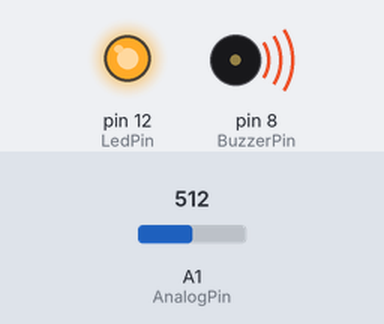
A sketch run on a simulated Arduino Uno, built with avr-gcc and run on an emulated ATmega328P. Shown: output pins drawn as LEDs (lit = HIGH), buzzer (waves = sounding). Inputs (shaded band) come from the test bench; at power-on: A1 (AnalogPin) = 512.

Above: at 1.2 s.
1.3 s: A1 (AnalogPin) set to 1009
2.8 s: A1 (AnalogPin) set to 1019
At 4.0 s:
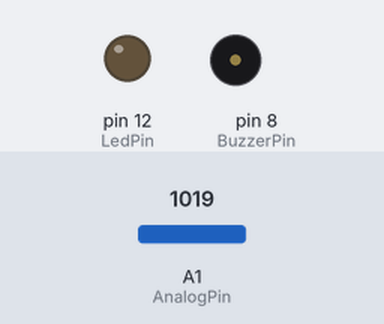
4.3 s: A1 (AnalogPin) set to 900
At 5.3 s:
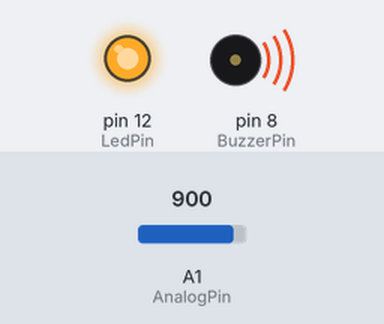
5.8 s: A1 (AnalogPin) set to 1023
At 6.4 s:
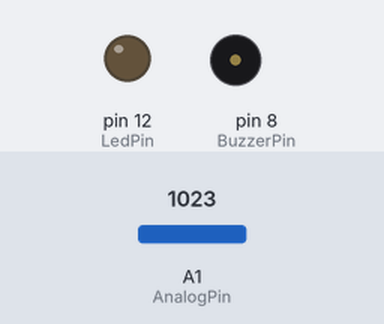
Timing chart, 0 to 8.3 s (numbered marks = the images above; inputs shaded):
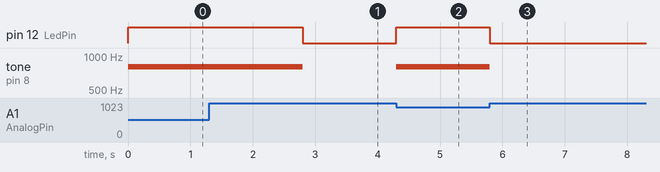

Measured:
- the behaviour switches between 1018 and 1019 on A1 (AnalogPin) (found by bisection; images 0 and 1)
- after the input at 1.3 s, every drawn part: stays the same
- after the input at 2.8 s, pin 12 (LedPin): HIGH → LOW at once; tone on pin 8 (BuzzerPin): 800 Hz → silent at once
- after the input at 4.3 s, pin 12 (LedPin): LOW → HIGH at once; tone on pin 8 (BuzzerPin): silent → 800 Hz at once
- after the input at 5.8 s, pin 12 (LedPin): HIGH → LOW at once; tone on pin 8 (BuzzerPin): 800 Hz → silent at once

The sketch:

Morse.ino
```cpp
//Inizializzazione pin
const int BuzzerPin = 8;   // Buzzer su pin 8
const int LedPin = 12;     // Led su pin 12
const int AnalogPin = 1;   // Input dello switch su pin analogico 1


void setup() {
  // Comandi eseguiti una volta sola all'inizio del programma
  pinMode(LedPin, OUTPUT);    //Imposto il pin del Led in uscita
  pinMode(BuzzerPin, OUTPUT); //Imposto il pin del Buzzer in uscita
}

void loop() {
  // Comandi eseguiti ripetutamente
  int valoreSwitch = 0;                  // Resetto la posizione dello switch
  valoreSwitch = analogRead(AnalogPin);  // Leggo la posizione dello switch dal pin analogico

  if (valoreSwitch < 1019) {    //Se lo switch è premuto, non passa corrente (valore registrato scende sotto la soglia)
    digitalWrite(LedPin, HIGH); // Accendiamo il led
    tone(BuzzerPin, 800);       // Riproduciamo il suono sul buzzer
  }
  else {  //Se lo switch non è premuto, passa corrente (valore registrato è sopra la soglia)
      digitalWrite(LedPin, LOW);  // Spegniamo il led
      noTone(BuzzerPin);          // Spegniamo il suono
    }

}
```
